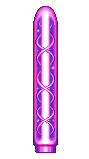
#> input picture _BUILD_SOURCE/fusion_beam_spritecook_1002.png, 89 x 159 px, given in place of projectile_master_4x8.png, which was not available
$ python prepare_boss_projectile_overhaul.py
#> lines starting #> are read from the running program, lines starting #| are printed output that depends on the picture; pictures that were not available may be replaced by others from this repository, and a replacement may not be noted
"""Prepare generated boss projectile/muzzle atlases for runtime use.

The image generator returns a baked neutral checkerboard.  This script removes
only edge-connected neutral light pixels, so enclosed white-hot projectile cores
remain opaque, then exports stable 128x128 cells with a shared center pivot.
"""

from collections import deque
from pathlib import Path

from PIL import Image, ImageDraw


ROOT = Path(__file__).resolve().parents[1]
OUT = ROOT / "assets" / "game" / "boss_projectile_overhaul"
ROWS = ("kinetic", "laser", "missile", "void")
CELL = 128


def is_background(pixel: tuple[int, int, int, int]) -> bool:
    r, g, b, _ = pixel
    return min(r, g, b) >= 218 and max(r, g, b) - min(r, g, b) <= 18


def clear_edge_background(image: Image.Image) -> Image.Image:
    rgba = image.convert("RGBA")
    px = rgba.load()
    width, height = rgba.size
    seen: set[tuple[int, int]] = set()
    queue: deque[tuple[int, int]] = deque()

    for x in range(width):
        queue.append((x, 0))
        queue.append((x, height - 1))
    for y in range(height):
        queue.append((0, y))
        queue.append((width - 1, y))

    while queue:
        x, y = queue.popleft()
        if (x, y) in seen or not (0 <= x < width and 0 <= y < height):
            continue
        seen.add((x, y))
        if not is_background(px[x, y]):
            continue
        px[x, y] = (0, 0, 0, 0)
        queue.extend(((x - 1, y), (x + 1, y), (x, y - 1), (x, y + 1)))
    return rgba


def remove_generated_socket(cell: Image.Image) -> Image.Image:
    """Remove the gray locator dot ImageGen drew above each muzzle flash."""
    rgba = cell.copy()
    px = rgba.load()
    colored_rows: list[int] = []
    for y in range(rgba.height):
        for x in range(rgba.width):
            r, g, b, a = px[x, y]
            if not a:
                continue
            spread = max(r, g, b) - min(r, g, b)
            if spread >= 42 and max(r, g, b) >= 110:
                colored_rows.append(y)
                break
    if colored_rows:
        first_color = min(colored_rows)
        # The locator has a short neutral stem that overlaps the first colored
        # ignition pixels, so clear neutral pixels slightly into the flash while
        # preserving the saturated flame/plasma underneath it.
        for y in range(min(rgba.height, first_color + 14)):
            for x in range(rgba.width):
                r, g, b, a = px[x, y]
                if a and max(r, g, b) - min(r, g, b) < 42:
                    px[x, y] = (0, 0, 0, 0)
    return rgba


def normalize_cell(cell: Image.Image, *, projectile: bool) -> Image.Image:
    if projectile:
        # Native runtime projectile art faces down. ImageGen supplied upward art.
        cell = cell.rotate(180)
    bbox = cell.getbbox()
    canvas = Image.new("RGBA", (CELL, CELL), (0, 0, 0, 0))
    if not bbox:
        return canvas
    sprite = cell.crop(bbox)
    limit_w, limit_h = (88, 112) if projectile else (112, 104)
    scale = min(limit_w / sprite.width, limit_h / sprite.height, 1.0)
    if scale < 1:
        sprite = sprite.resize(
            (max(1, round(sprite.width * scale)), max(1, round(sprite.height * scale))),
            Image.Resampling.NEAREST,
        )
    x = (CELL - sprite.width) // 2
    y = (CELL - sprite.height) // 2
    canvas.alpha_composite(sprite, (x, y))
    return canvas


def export_atlas(source_name: str, prefix: str, *, projectile: bool) -> None:
    source = clear_edge_background(Image.open(OUT / source_name))
    src_w, src_h = source.size
    master = Image.new("RGBA", (CELL * 8, CELL * 4), (0, 0, 0, 0))
    for row, family in enumerate(ROWS):
        y0, y1 = round(row * src_h / 4), round((row + 1) * src_h / 4)
        for frame in range(8):
            x0, x1 = round(frame * src_w / 8), round((frame + 1) * src_w / 8)
            cell = source.crop((x0, y0, x1, y1))
            if not projectile:
                cell = remove_generated_socket(cell)
            cell = normalize_cell(cell, projectile=projectile)
            cell.save(OUT / f"{prefix}_{family}_{frame}.png", optimize=True)
            master.alpha_composite(cell, (frame * CELL, row * CELL))
    master.save(OUT / f"{prefix}_master_clean.png", optimize=True)


def export_preview(prefix: str, name: str, duration: int) -> None:
    proof = ROOT / "docs" / "proofs" / "boss_projectile_overhaul"
    proof.mkdir(parents=True, exist_ok=True)
    frames: list[Image.Image] = []
    for frame in range(8):
        board = Image.new("RGBA", (640, 188), (4, 8, 18, 255))
        draw = ImageDraw.Draw(board)
        for column, family in enumerate(ROWS):
            x = 16 + column * 156
            sprite = Image.open(OUT / f"{prefix}_{family}_{frame}.png").convert("RGBA")
            board.alpha_composite(sprite, (x + 14, 28))
            draw.text((x + 56, 164), family.upper(), fill=(220, 235, 255, 255), anchor="mm")
        frames.append(board.convert("P", palette=Image.Palette.ADAPTIVE))
    frames[0].save(
        proof / name,
        save_all=True,
        append_images=frames[1:],
        duration=duration,
        loop=0,
        disposal=2,
        optimize=False,
    )


if __name__ == "__main__":
    OUT.mkdir(parents=True, exist_ok=True)
    export_atlas("projectile_master_4x8.png", "bpfx_proj", projectile=True)
#> in clear_edge_background, rgba is the input picture: PIL image 89x159 RGBA; mean R, G, B, A 180.7, 72.6, 198.1, 63.8
#> after the loop in clear_edge_background, `while queue:`: seen = 492 items
#> in export_atlas, `master = Image.new("RGBA", (CELL * 8, CELL * 4), (0, 0, 0, 0))`: master: PIL image 1024x512 RGBA; every value is 0
#> the loop in export_atlas, `for row, family in enumerate(ROWS):` made 4 passes
#> (y0, y1) on passes 2 to 4: (40, 80), (80, 119), (119, 159)
#> pass 1, in export_atlas, `cell.save(OUT / f"{prefix}_{family}_{frame}.png", optimize=True)`:
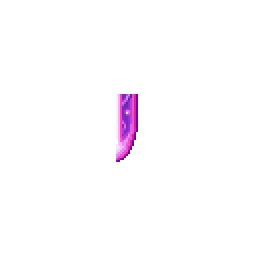
#> saved as bpfx_proj_kinetic_3.png: PIL image 128x128 RGBA (shown 2 times larger); mean R, G, B, A 3.9, 1.8, 4.1, 5; transparent parts drawn white
#> pass 1, in export_atlas, `cell.save(OUT / f"{prefix}_{family}_{frame}.png", optimize=True)`:
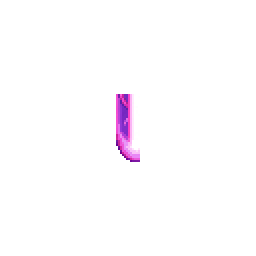
#> saved as bpfx_proj_kinetic_4.png: PIL image 128x128 RGBA (shown 2 times larger); mean R, G, B, A 5, 3.1, 5.2, 6; transparent parts drawn white
#> pass 1, in export_atlas, `cell.save(OUT / f"{prefix}_{family}_{frame}.png", optimize=True)`:
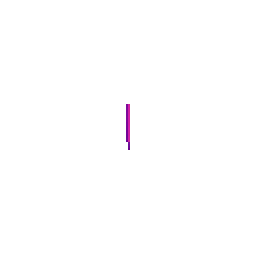
#> saved as bpfx_proj_kinetic_5.png: PIL image 128x128 RGBA (shown 2 times larger); mean R, G, B, A 0.4, 0, 0.4, 0.7; transparent parts drawn white
#> after the loop in export_atlas, `for row, family in enumerate(ROWS):`:
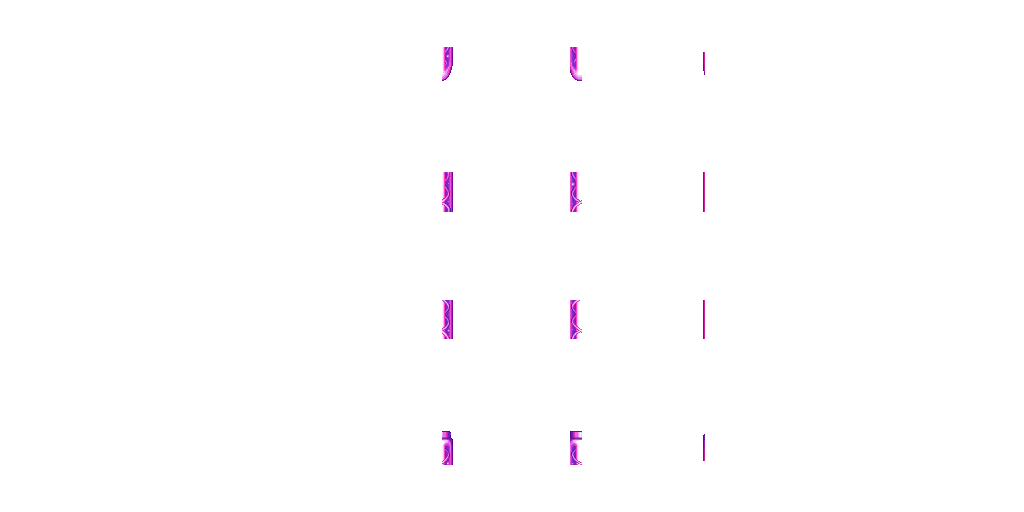
#> master: PIL image 1024x512 RGBA; mean R, G, B, A 1.3, 0.7, 1.4, 1.7; transparent parts drawn white
    export_atlas("muzzle_master_4x8.png", "bpfx_muzzle", projectile=False)
#> call 2 of export_atlas, with source_name = 'muzzle_master_4x8.png', prefix = 'bpfx_muzzle', projectile = False
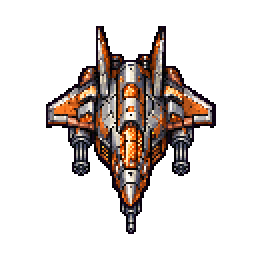
#> input picture _BUILD_SOURCE/stealth_orange_spritecook_1002.png, 127 x 127 px, given in place of muzzle_master_4x8.png, which was not available (shown 2 times larger)
#> in clear_edge_background, rgba is the input picture: PIL image 127x127 RGBA; mean R, G, B, A 95, 67.8, 60.3, 64.1
#> the loop in export_atlas (call 2), `for row, family in enumerate(ROWS):` made 4 passes
#> (y0, y1) on pass 2: (32, 64)
#> pass 1, in remove_generated_socket (call 4), `rgba = cell.copy()`:
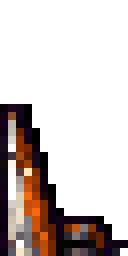
#> rgba: PIL image 16x32 RGBA (shown 8 times larger); mean R, G, B, A 95.5, 58.5, 44.8, 76.2; transparent parts drawn white
    export_preview("bpfx_proj", "projectile_families.gif", 75)
#> in export_preview, `frames[0].save( proof / name, save_all=True, append_images=frames[1:],..`:
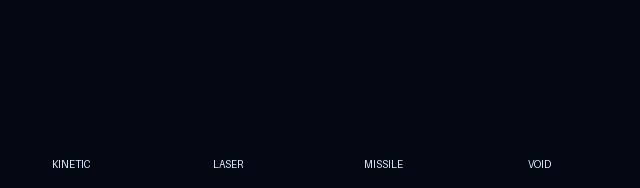
#> saved as projectile_families.gif: PIL image 640x188 P; mean R, G, B 4.6, 8.6, 18.6
    export_preview("bpfx_muzzle", "muzzle_families.gif", 60)
    print(f"Prepared 64 frames in {OUT}")
